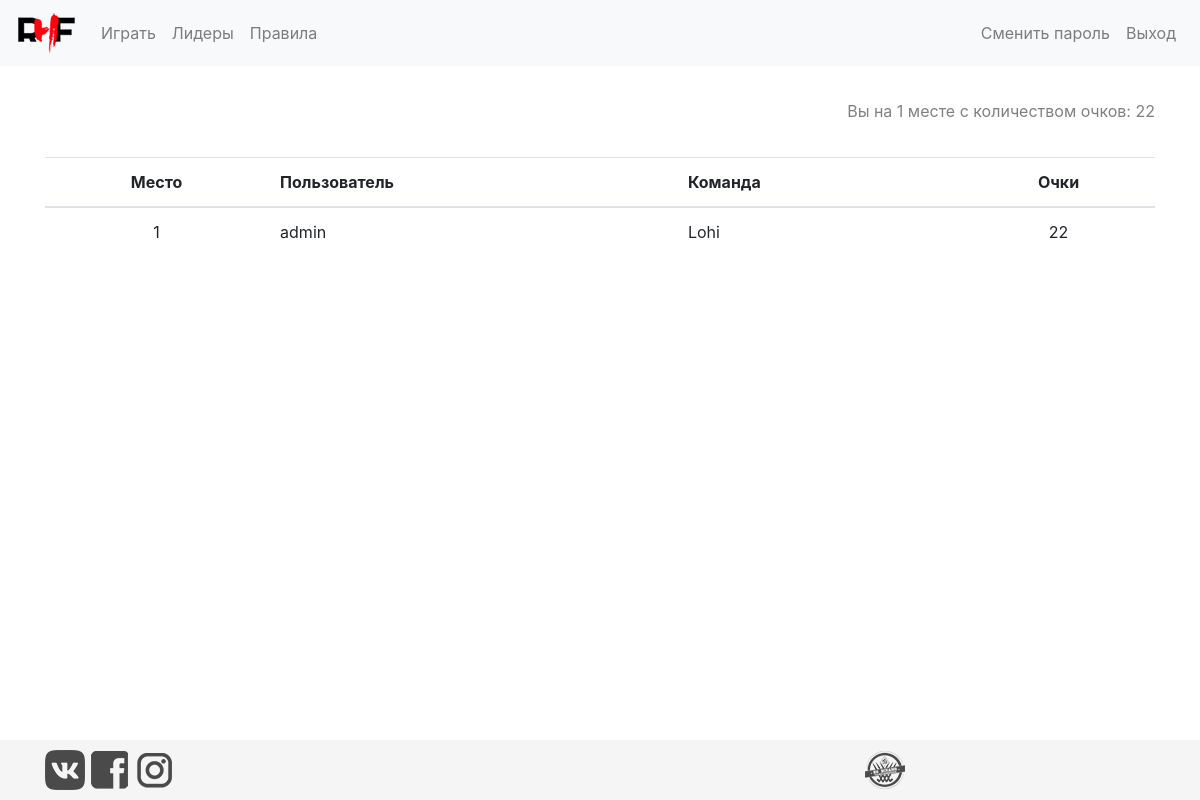
The app's page /leaders/ (signed in), older data.
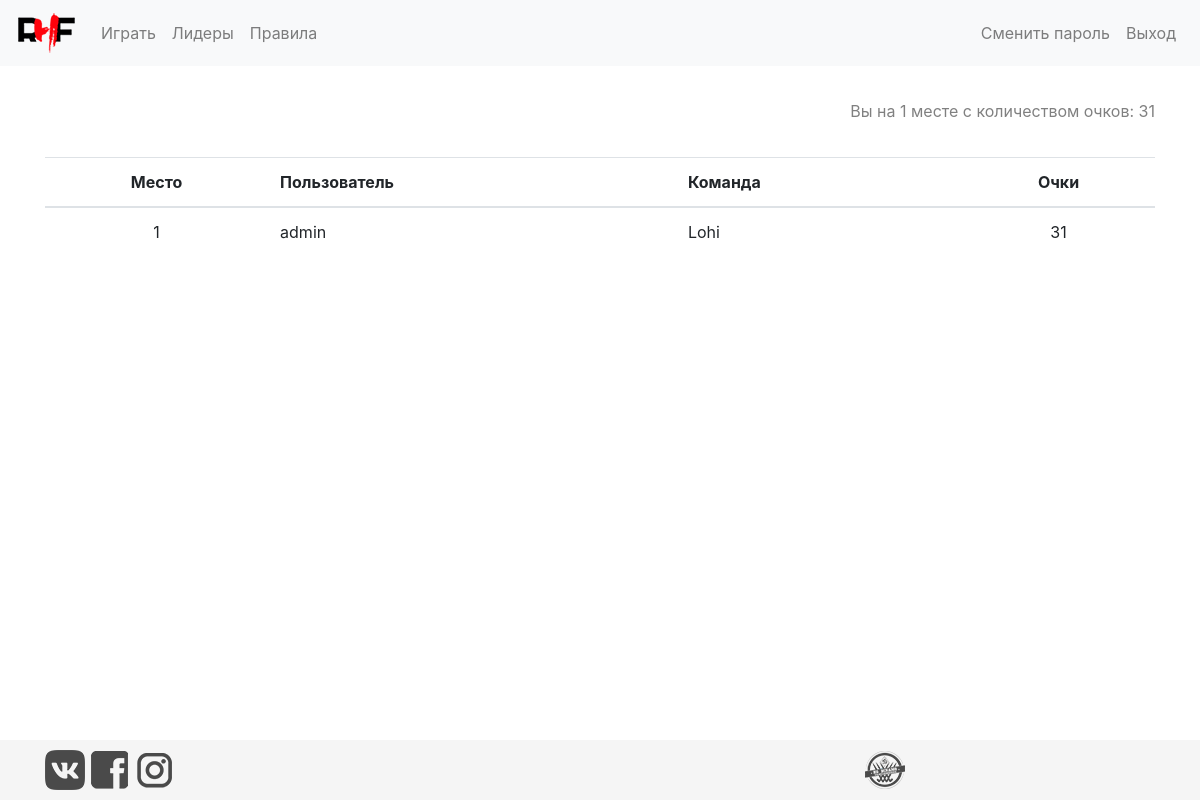
The same page, newer data.
### accounts/models.py (models this page shows, shortened)
class Profile(models.Model):
    user_id = models.OneToOneField(User, on_delete=models.CASCADE, primary_key=True)
    team_name = models.CharField(max_length=30, null=True, blank=True, unique=True)
    budget = models.FloatField(default=DEFAULT_BUDGET)
    changes_count = models.PositiveIntegerField(default=0)
    refresh_changes = models.BooleanField(editable=False, default=False)
    points = models.PositiveIntegerField(default=0, blank=False, null=False)

### fantasy_hockey/views.py (the view)
# urls.py: url(r'^leaders/$', views.render_leaders, name="leaders"),
def render_leaders(request):
    users = Profile.objects.filter(points__gt=0).order_by('-points')
    position = False
    points = False
    if request.user.is_authenticated(): # and current_profile in users:
        current_profile = Profile.objects.get(user_id=request.user)
        if current_profile in users:
            position = list(users).index(current_profile) + 1
            points = current_profile.points
    if len(users) > 100:
        users = users[:100]
    utc_now = datetime.datetime.now(datetime.timezone.utc)
    try:
        banners = AdBanners.objects.get(start_time__lte=utc_now, end_time__gte=utc_now)
    except:
        banners = False
    return render(request, 'leaders.html', context={'users': users, 'position': position, 'points': points, 'banners': banners})

### templates/leaders.html (shortened to what this page needs)
{% extends "base.html" %}
{% block content %}
{% load staticfiles%}
<div class="container">
    {% if not users %}
        <p class="not-users-in-leaders">Лидеры появятся после окончания 1-го тура.</p>
    {% else %}
    <table class="table table-leaders">
        <thead>
            <tr>
                <th scope="col" class="cell_centerize">Место</th>
                <th scope="col">Пользователь</th>
                <th scope="col">Команда</th>
                <th scope="col" class="cell_centerize">Очки</th>
            </tr>
        </thead>
        <tbody class="tbody-leaders">
            {% if position %}
                <p class="position-in-leaders">Вы на {{ position }} месте с количеством очков: {{ points }}</p>
            {% endif %}
            {% for user in users %}
                    <tr class="user_row" data-user-id="{{ user.pk }}">
                        <td class="cell_centerize">{{ forloop.counter }}</td>
                        <td>{{ user.user_id.username }}</td>
                        <td>{{ user.team_name }}</td>
                        <td class="cell_centerize">{{ user.points }}</td>
                    </tr>
            {% endfor %}
        </tbody>
    </table>
{% endif %}
</div>
{% endblock %}

### templates/base.html (shortened to what this page needs)
<!DOCTYPE html>
{% load staticfiles %}
<html lang="en">
<head>
    <link rel="stylesheet" href="https://stackpath.bootstrapcdn.com/bootstrap/4.1.3/css/bootstrap.min.css">
    <link rel="stylesheet" href="{% static 'css/master.css' %}">
    <link rel="stylesheet" href="https://use.fontawesome.com/releases/v5.7.2/css/all.css">
</head>
<body>
    <nav class="navbar navbar-expand-sm navbar-light bg-light">
        <a class="navbar-brand" href="{% url 'home' %}"><img src="{% static 'images/logo_hat.png' %}" alt="logo"></a>
        <div class="collapse navbar-collapse" id="navbarSupportedContent">
            <ul class="navbar-nav mr-auto">
                <li class="nav-item">
                    <a class="nav-link" href="{% url 'accounts:conditions' %}">Играть</a>
                </li>
                <li class="nav-item">
                    <a class="nav-link" href="{% url 'leaders' %}">Лидеры</a>
                </li>
                <li class="nav-item">
                    <a class="nav-link" href="{% url 'rules' %}">Правила</a>
                </li>
            </ul>
            {% if user.is_authenticated %}
            <ul class="navbar-nav mr-right">
                <li class="nav-item">
                    <a class="nav-link" href="{% url 'accounts:change_password' %}">Сменить пароль</a>
                </li>
                <li class="nav-item">
                    <a class="nav-link" href="{% url 'accounts:logout' %}">Выход</a>
                </li>
            </ul>
            {% endif %}
        </div>
    </nav>
    {% block content %}
    {% endblock %}
    <div class="footer">
        <div class="container footer-container">
            <div class="row align-items-center footer-row">
                <div class="col-6 col-sm-6 social">
                    <a href="https://vk.com/dinamo_ekb" target="_blank"><img src="{% static 'images/footer/vk.png' %}" alt="vk"></a>
                    <a href="https://www.facebook.com/dinamoekb/" target="_blank"><img src="{% static 'images/footer/fb.png' %}" alt="vk"></a>
                    <a href="https://www.instagram.com/dinamoekb/" target="_blank"><img src="{% static 'images/footer/inst.png' %}" alt="vk"></a>
                </div>
                <div class="col-6 col-sm-6 sponsors">
                    <a href="http://dinamo-ekb.ru/" target="_blank"><img src="{% static 'images/footer/dynamo.png' %}" alt="vk"></a>
                </div>
            </div>
        </div>
    </div>
</body>
</html>

### static/css/master.css (style rules this page uses)
body { margin-bottom: 60px; }
.footer { position: fixed; bottom: 0; width: 100%; height: 60px; background-color: #f5f5f5; }
p { color: gray; margin-top: 10px; margin-bottom: 10px; }
tbody tr { cursor: pointer; }
.table_players_all td, .users_players td, .table-leaders th, .table-leaders td, .table-rules th, .table-rules td { overflow: hidden; text-overflow: ellipsis; vertical-align: middle; }
.cell_centerize { text-align: center; }
.table-leaders { margin-top: 3%; }
.position-in-leaders { text-align: right; margin-top: 3%; }
.sponsors { text-align: center; }
.footer-container { height: 100%; }
.footer-row { height: 100%; }

Row changes from the older to the newer data that the page shows:
changed Profile "Lohi": points "22" → "31"
Text that changed along with them:
{{ points }}: "22" → "31"
